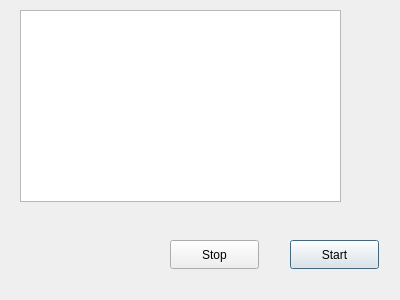
<?xml version="1.0" encoding="UTF-8"?>
<ui version="4.0">
 <class>Dialog</class>
 <widget class="QDialog" name="Dialog">
  <property name="geometry">
   <rect>
    <x>0</x>
    <y>0</y>
    <width>400</width>
    <height>300</height>
   </rect>
  </property>
  <property name="windowTitle">
   <string>Dialog</string>
  </property>
  <widget class="QTextBrowser" name="displayText">
   <property name="geometry">
    <rect>
     <x>20</x>
     <y>10</y>
     <width>321</width>
     <height>192</height>
    </rect>
   </property>
  </widget>
  <widget class="QPushButton" name="startButton">
   <property name="geometry">
    <rect>
     <x>290</x>
     <y>240</y>
     <width>89</width>
     <height>29</height>
    </rect>
   </property>
   <property name="text">
    <string>Start</string>
   </property>
  </widget>
  <widget class="QPushButton" name="stopButton">
   <property name="geometry">
    <rect>
     <x>170</x>
     <y>240</y>
     <width>89</width>
     <height>29</height>
    </rect>
   </property>
   <property name="text">
    <string>Stop</string>
   </property>
  </widget>
 </widget>
 <resources/>
 <connections/>
</ui>
